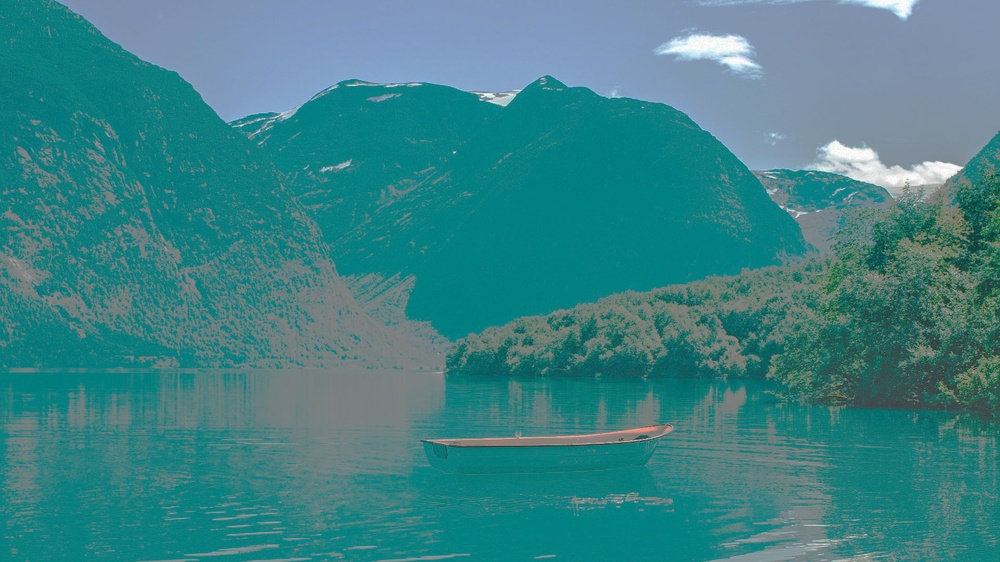
#> input picture images/equal_test.jpg, 1000 x 562 px, shrunk from 1920 x 1080 before the run
$ python cv19_equalize.py
#> lines starting #> are read from the running program, lines starting #| are printed output that depends on the picture; after the words box and inside, x2 and y2 are one past the last pixel; in counts of white or black regions, pixels touching at a corner belong together
## 평활화

import sys, cv2, numpy as np

# 히스토그램 그리는 함수
def getHistDraw(hist):
    imgHist = np.full((100,256), 255, dtype=np.uint8)
    print(hist.shape)
    print(np.max(hist))
    histMax = np.max(hist)
    for x in range(256):
        pt1 = (x, 100)
        pt2 = (x, 100 - int(hist[x,0] * 100 / histMax))
        cv2.line(imgHist, pt1, pt2, 0)
    return imgHist

## 그레이스케일 영상의 히스토그램 평활화
src = cv2.imread('./images/equal_test.jpg', cv2.IMREAD_GRAYSCALE)
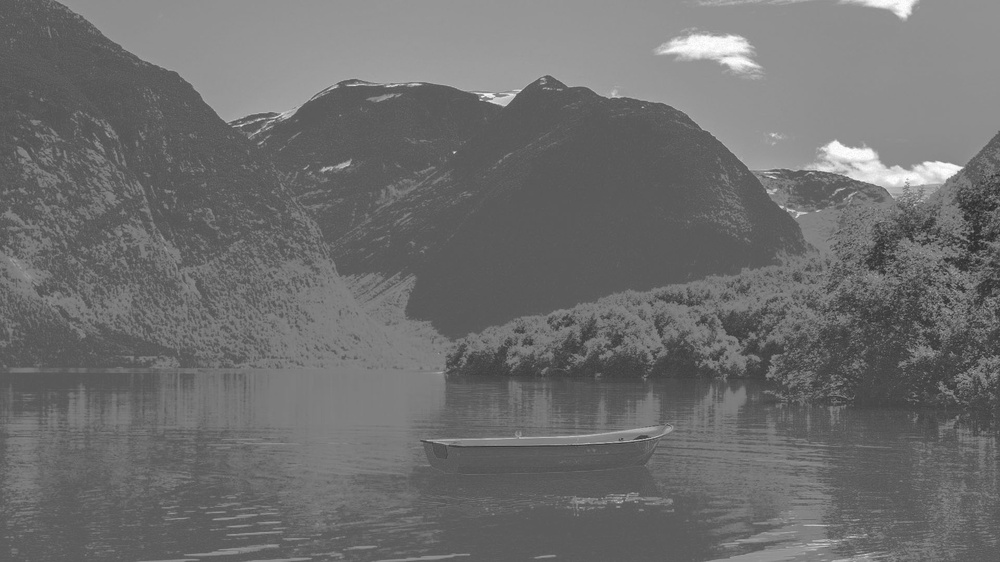
#> src: shape (562, 1000); min 38, max 255, mean 110

dst = cv2.equalizeHist(src)
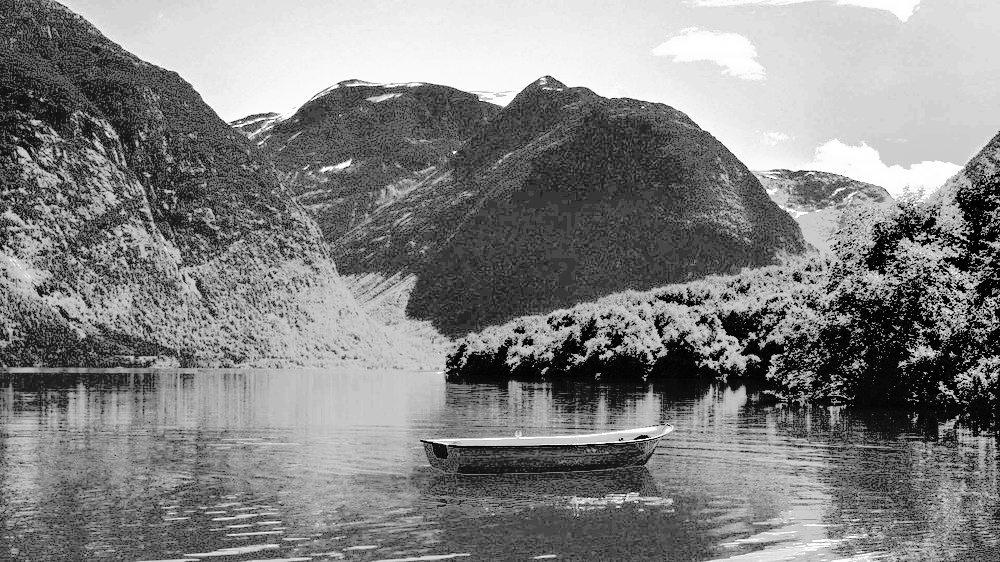
#> dst: shape (562, 1000); min 0, max 255, mean 130.4

# 히스토그램 구하기
hist = cv2.calcHist([src], [0], None, [256], [0, 256])
#> hist = 256 values, max 37351 at index 91, min 0 at index 0, mean 2195.3
src_hist_chart = getHistDraw(hist)
#| (256, 1)
#| 37351.0
#> in getHistDraw, `histMax = np.max(hist)`: histMax = 37351
#> the loop in getHistDraw, `for x in range(256):` made 256 passes
#> pt2 on passes 1 to 3: (0, 100), (1, 100), (2, 100)
#> after the loop in getHistDraw, `for x in range(256):`:
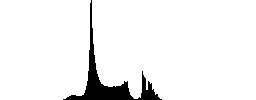
#> imgHist: shape (100, 256); 94.4% white; 1 black region, box (x1, y1, x2, y2) and area: (63, 0, 162, 100) 1425
hist = cv2.calcHist([dst], [0], None, [256], [0, 256])
#> hist = 256 values, max 37351 at index 72, min 0 at index 18, mean 2195.3
dst_hist_chart = getHistDraw(hist)
#| (256, 1)
#| 37351.0
#> the loop in getHistDraw (call 2), `for x in range(256):` made 256 passes
#> pt2 on passes 1 to 3: (0, 98), (1, 95), (2, 94)
#> after the loop in getHistDraw (call 2), `for x in range(256):`:
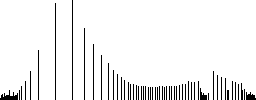
#> imgHist: shape (100, 256); 94.3% white; black in thin lines or dots

cv2.imshow('src',src)
cv2.imshow('dst',dst)
# 히스토그램 출력
cv2.imshow('src_hist_chart',src_hist_chart)
cv2.imshow('dst_hist_chart',dst_hist_chart)

cv2.waitKey()
cv2.destroyAllWindows()


## 컬러 영상 히스토그램의 평활화
# src = cv2.imread('./images/equal_test.jpg')
# rgb 각각 분리해서 각각 평활화(한번에는 ㄴㄴ) 그 뒤에 각각 평활화한 것을 모아줌.
# YCrCb를 이용. Y(밝기)만 바꾸면 된다.

# rgb로 평활화 하지 않는 이유
# -> rgb를 각각 평활화 시켜버리면, 색상 성분이 변해버림.
# 다시 merge해서 합쳤을 때 원래 색이 안나오고 변할 수가 있다.

# YCrCb로 사용하면 Y(밝기)만 평활화 시키기 때문에 색상 성분의 변형이 일어날 일이 없다.
# 원색상은 유지하면서 명암비만 선명하게 할 수 있다.

## ------------- YCrCb로 변환하기 -------------
# src_ycrcb = cv2.cvtColor(src, cv2.COLOR_BGR2YCrCb) # YCrCb 로 변환
# channels = cv2.split(src_ycrcb) # Y, Cr, Cb 분리

# 밝기 성분에 대해서만 히스토그램 평활화 하기
# channels[0] = cv2.equalizeHist(channels[0]) # Y채널만 평활화

# dst_ycrcb = cv2.merge(channels) # Y, Cr, Cb 병합. YCrCb상태
# dst = cv2.cvtColor(dst_ycrcb, cv2.COLOR_YCrCb2BGR) # BRG 상태

## ------------- BGR로 평활화하기 -------------
# src = cv2.imread('./images/equal_test.jpg')
# channels = cv2.split(src)

# for i in range(3):
#     channels[i] = cv2.equalizeHist(channels[i])
# dst = cv2.merge(channels)


# cv2.imshow('src',src)
# cv2.imshow('dst',dst)
# cv2.waitKey()
# cv2.destroyAllWindows()

$ run again, with images/autumn_forest_park_128379_1920x1080.jpg copied over images/equal_test.jpg
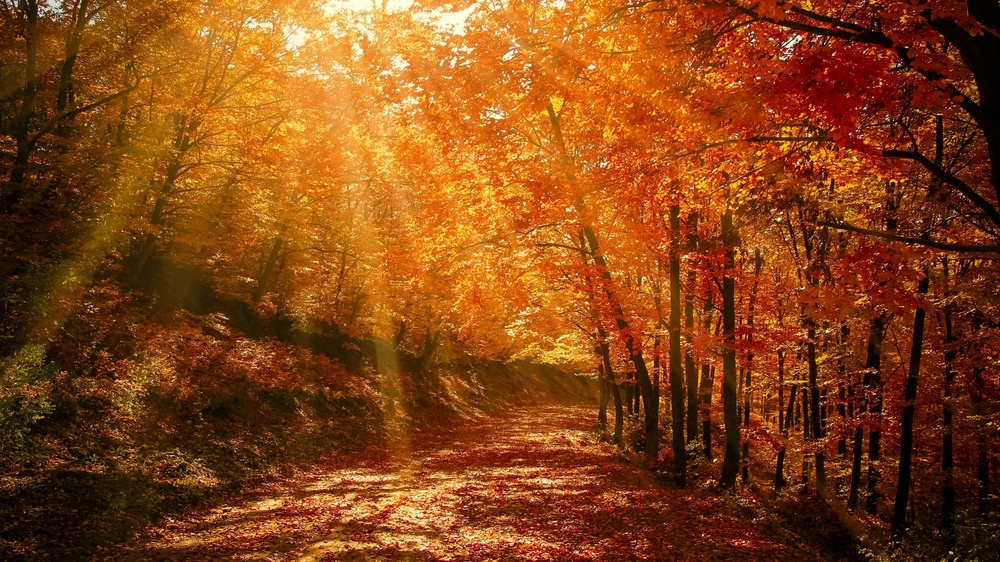
#> input picture images/autumn_forest_park_128379_1920x1080.jpg, 1000 x 562 px, shrunk from 1920 x 1080 before the run
#> `hist = cv2.calcHist([src], [0], None, [256], [0, 256])`: hist = 256 values, max 5517 at index 34, min 28 at index 255, mean 2195.3
#| (256, 1)
#| 5517.0
#> histMax = 5517
#> the loop in getHistDraw, `for x in range(256):` made 256 passes
#> pt2 on passes 1 to 3: (0, 87), (1, 75), (2, 63)
#> after the loop in getHistDraw, `for x in range(256):`:
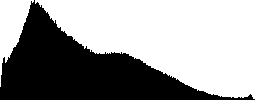
#> imgHist: shape (100, 256); 60.7% white; 1 black region, box (x1, y1, x2, y2) and area: (0, 0, 255, 100) 10060
#> `hist = cv2.calcHist([dst], [0], None, [256], [0, 256])`: hist = 256 values, max 5517 at index 54, min 0 at index 13, mean 2195.3
#| (256, 1)
#| 5517.0
#> the loop in getHistDraw (call 2), `for x in range(256):` made 256 passes
#> after the loop in getHistDraw (call 2), `for x in range(256):`:
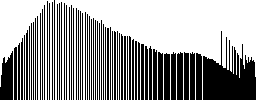
#> imgHist: shape (100, 256); 60.6% white; 66 black regions, largest, box (x1, y1, x2, y2) and area: (203, 31, 256, 100) 2112, (0, 51, 13, 100) 501, (177, 52, 183, 100) 281

$ run again, with images/bd2.jpg copied over images/equal_test.jpg
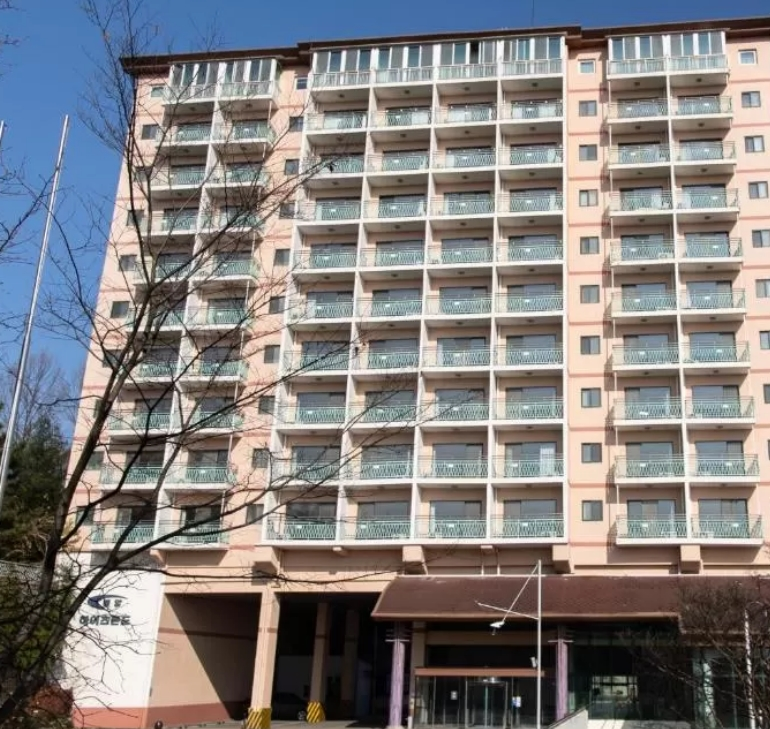
#> input picture images/bd2.jpg, 770 x 729 px
#> `hist = cv2.calcHist([src], [0], None, [256], [0, 256])`: hist = 256 values, max 5119 at index 228, min 6 at index 255, mean 2192.7
#| (256, 1)
#| 5119.0
#> histMax = 5119
#> the loop in getHistDraw, `for x in range(256):` made 256 passes
#> pt2 on passes 1 to 3: (0, 100), (1, 96), (2, 88)
#> after the loop in getHistDraw, `for x in range(256):`:
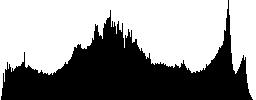
#> imgHist: shape (100, 256); 57.7% white; 1 black region, box (x1, y1, x2, y2) and area: (1, 0, 253, 100) 10837
#> `hist = cv2.calcHist([dst], [0], None, [256], [0, 256])`: hist = 256 values, max 5119 at index 237, min 0 at index 17, mean 2192.7
#| (256, 1)
#| 5119.0
#> the loop in getHistDraw (call 2), `for x in range(256):` made 256 passes
#> pt2 on passes 1 to 3: (0, 83), (1, 54), (2, 69)
#> after the loop in getHistDraw (call 2), `for x in range(256):`:
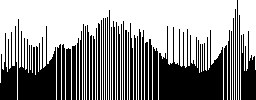
#> imgHist: shape (100, 256); 57.6% white; 45 black regions, largest, box (x1, y1, x2, y2) and area: (159, 26, 223, 100) 2761, (18, 19, 56, 100) 1661, (0, 26, 17, 100) 696
